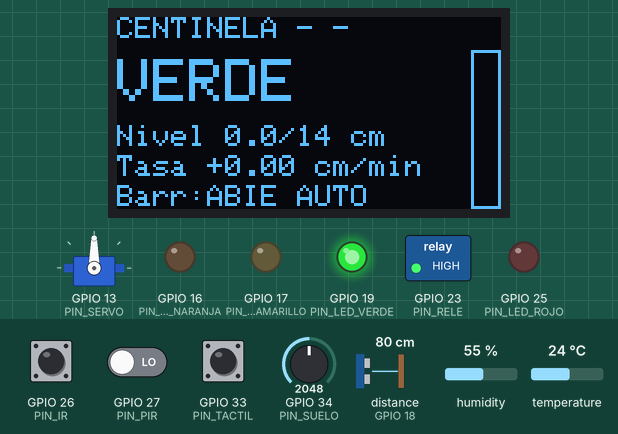
Recording of a program running on a simulated ESP32. Shown: servo, 128×64 one-colour display, switched loads named in the program (green lamp = pin HIGH), output pins drawn as LEDs (lit = HIGH). Wiring (from diagram.json): ultrasonic range finder: trigger GPIO 5; echo GPIO 18. Dashed ring = blinking. Inputs (shaded band) come from the test bench; at power-on: distance to the obstacle (sensor on GPIO 18) 80 cm, GPIO 26 (PIN_IR) HIGH, GPIO 27 (PIN_PIR) LOW, GPIO 33 (PIN_TACTIL) LOW, GPIO 34 (PIN_SUELO) = 2048, humidity 55 %, temperature 24 °C (analog values on the 0–4095 scale). The echo pulse lasts 58.3 µs per cm; WiFi joins after 1.5 s; servers stay silent unless stated; the local clock reads 2024-03-15 10:24:30 at power-on unless the program sets it; EEPROM starts erased; no MQTT or app messages arrive unless stated; not simulated (calls return 0 or success): secrets.example.h; names the files do not define were given values by the test bench: MQTT_PORT = 1883; pins used as bus, display or sensor lines are not drawn; what the program prints to the serial monitor is not drawn.

Above: at 1.2 s.
1.3 s: distance to the obstacle (sensor on GPIO 18) set to 24 cm
6.6 s: distance to the obstacle (sensor on GPIO 18) set to 20 cm
At 8.0 s:
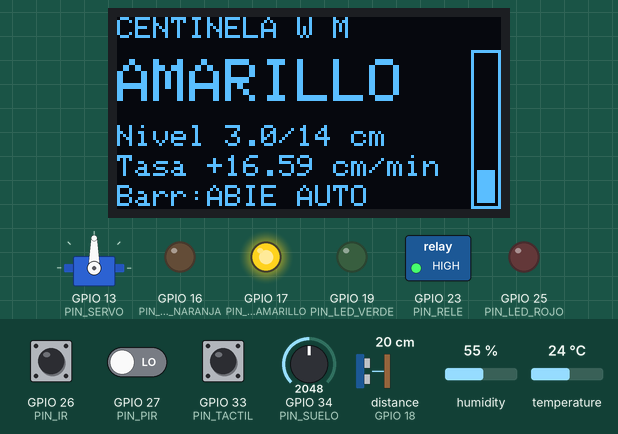
10.1 s: distance to the obstacle (sensor on GPIO 18) set to 16 cm
At 11.0 s:
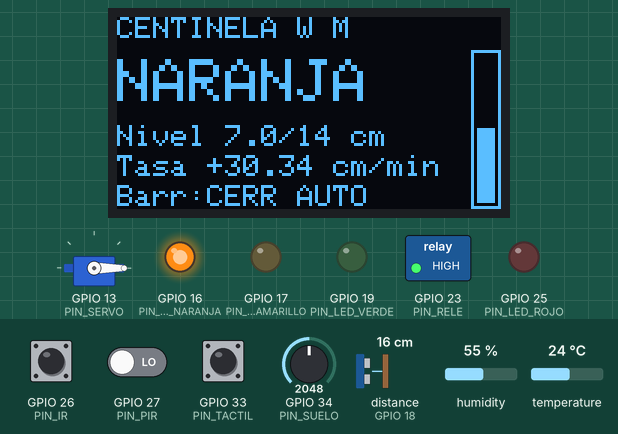
13.1 s: distance to the obstacle (sensor on GPIO 18) set to 13 cm
At 14.97 s:
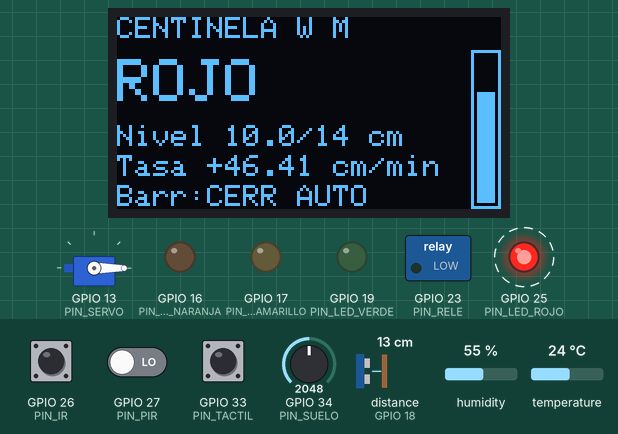
15.6 s: GPIO 26 (PIN_IR) driven LOW
At 17.82 s:
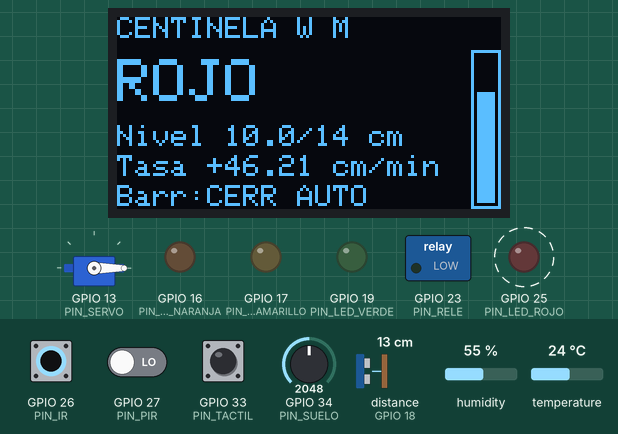
19.1 s: GPIO 27 (PIN_PIR) driven HIGH
At 25.4 s:
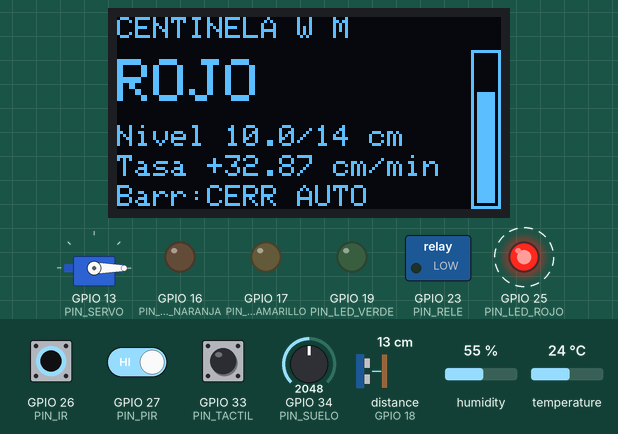
Timing chart, 0 to 44.7 s (numbered marks = the images above; inputs shaded):
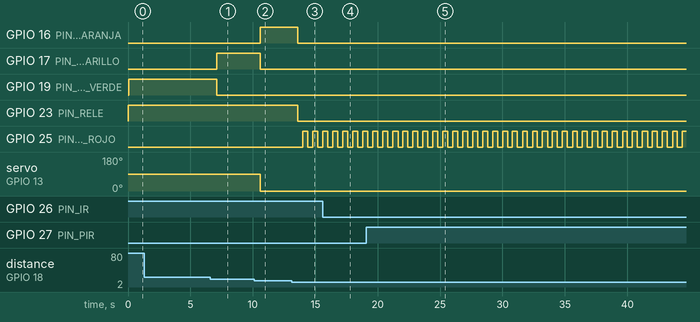

The program:

main.cpp
```cpp
// ─────────────────────────────────────────────────────────────────────────────
// Centinela Cravo Sur · estación de alerta temprana de crecientes
// ESP32 DevKit v1 · MQTT (TLS) · funciona sin internet (lógica local + respaldo)
// ─────────────────────────────────────────────────────────────────────────────
#include <Arduino.h>
#include <WiFi.h>
#include <WiFiClientSecure.h>
#include <PubSubClient.h>
#include <ArduinoJson.h>
#include <ArduinoOTA.h>
#include <Preferences.h>
#include <Wire.h>
#include <Adafruit_GFX.h>
#include <Adafruit_SSD1306.h>
#include <DHT.h>
#include <ESP32Servo.h>
#include <deque>
#include <time.h>

#include "config.h"
#if __has_include("secrets.h")
#include "secrets.h"
#else
#include "secrets.example.h"
#endif

#ifdef SIMULACION_WOKWI
#undef WIFI_SSID
#undef WIFI_PASSWORD
#define WIFI_SSID "Wokwi-GUEST"
#define WIFI_PASSWORD ""
#define TIPO_DHT DHT22
#else
#define TIPO_DHT DHT11
#endif

#ifndef USAR_JOYSTICK
#define USAR_JOYSTICK 0  // pon 1 si conectas el joystick (sin él, el ADC flota)
#endif

// ── Objetos ──────────────────────────────────────────────────────────────────
WiFiClientSecure red;
PubSubClient mqtt(red);
DHT dht(PIN_DHT, TIPO_DHT);
Adafruit_SSD1306 oled(128, 64, &Wire, -1);
Servo barreraServo;
Preferences prefs;

const char* TOPIC_TELEMETRIA = TOPIC_BASE "/telemetria";
const char* TOPIC_EVENTO     = TOPIC_BASE "/evento";
const char* TOPIC_ESTADO     = TOPIC_BASE "/estado";
const char* TOPIC_CMD        = TOPIC_BASE "/cmd";

// ── Estado ───────────────────────────────────────────────────────────────────
enum Riesgo : uint8_t { VERDE = 0, AMARILLO, NARANJA, ROJO };
const char* NOMBRE_RIESGO[] = {"verde", "amarillo", "naranja", "rojo"};

struct Umbrales { float amarillo, naranja, rojo; } umbrales;

float nivelCm = 0, distanciaCm = 0, tasaCmMin = 0;
float temperatura = NAN, humedad = NAN;
int sueloPct = 0, sueloRaw = 0;
bool pirActivo = false, irObstaculo = false;

Riesgo riesgo = VERDE;
unsigned long inicioBajadaMs = 0;
bool alertaReconocida = true;

bool modoManual = false;
bool barreraCerradaManual = false, sirenaManual = false;
bool barreraCerrada = false, sirenaEncendida = false;

bool oledOk = false, otaIniciado = false, horaOk = false;
uint8_t paginaOled = 0;

// Historial de nivel para la tasa de ascenso (ventana de 30 s, 1 muestra cada 500 ms)
const int VENTANA = 60;
float histNivel[VENTANA];
unsigned long histMs[VENTANA];
int histIdx = 0, histN = 0;

// Respaldo de mensajes mientras no hay conexión (store-and-forward)
struct Pendiente { bool esEvento; String payload; };
std::deque<Pendiente> pendientes;

// ── Utilidades ───────────────────────────────────────────────────────────────
uint32_t ahoraEpoch() {
  time_t t = time(nullptr);
  return t > 1700000000 ? (uint32_t)t : 0;  // 0 = sin hora (el backend usa la de llegada)
}

float leerDistanciaUnaVez() {
  digitalWrite(PIN_TRIG, LOW);  delayMicroseconds(3);
  digitalWrite(PIN_TRIG, HIGH); delayMicroseconds(10);
  digitalWrite(PIN_TRIG, LOW);
  unsigned long us = pulseIn(PIN_ECHO, HIGH, 25000);  // máx ~4 m
  if (us == 0) return -1;
  return us * 0.0343f / 2.0f;
}

// Mediana de 5 lecturas: descarta los picos típicos del HC-SR04 sobre agua
bool leerDistancia(float& salida) {
  float v[5]; int n = 0;
  for (int i = 0; i < 5; i++) {
    float d = leerDistanciaUnaVez();
    if (d > 1.5f && d < 400) v[n++] = d;
    delay(8);
  }
  if (n < 3) return false;
  for (int i = 0; i < n - 1; i++)
    for (int j = i + 1; j < n; j++)
      if (v[j] < v[i]) { float t = v[i]; v[i] = v[j]; v[j] = t; }
  salida = v[n / 2];
  return true;
}

// Pendiente por mínimos cuadrados sobre la ventana → cm/min
float calcularTasa() {
  if (histN < 10) return 0;
  double sx = 0, sy = 0, sxx = 0, sxy = 0;
  unsigned long t0 = histMs[(histIdx - histN + VENTANA) % VENTANA];
  for (int k = 0; k < histN; k++) {
    int i = (histIdx - histN + k + VENTANA) % VENTANA;
    double x = (histMs[i] - t0) / 60000.0;  // minutos
    double y = histNivel[i];
    sx += x; sy += y; sxx += x * x; sxy += x * y;
  }
  double den = histN * sxx - sx * sx;
  if (fabs(den) < 1e-9) return 0;
  return (float)((histN * sxy - sx * sy) / den);
}

Riesgo riesgoPara(float nivel, float tasa, int suelo) {
  Riesgo r = VERDE;
  if (nivel >= umbrales.rojo) r = ROJO;
  else if (nivel >= umbrales.naranja) r = NARANJA;
  else if (nivel >= umbrales.amarillo) r = AMARILLO;
  if (tasa >= TASA_RAPIDA_CM_MIN && r < ROJO) r = (Riesgo)(r + 1);  // sube rápido: un nivel más
  if (suelo >= SUELO_SATURADO_PCT && r == VERDE) r = AMARILLO;      // ribera saturada
  return r;
}

void ponerRele(bool on) {
  digitalWrite(PIN_RELE, (on == RELE_ACTIVO_EN_ALTO) ? HIGH : LOW);
}

// ── MQTT ─────────────────────────────────────────────────────────────────────
void encolar(bool esEvento, const String& payload) {
  if (pendientes.size() >= BUFFER_MAX) pendientes.pop_front();  // descarta lo más viejo
  pendientes.push_back({esEvento, payload});
}

void publicarEvento(const char* tipo, JsonDocument extra) {
  extra["tipo"] = tipo;
  extra["ts"] = ahoraEpoch();
  extra["riesgo"] = NOMBRE_RIESGO[riesgo];
  extra["nivel"] = roundf(nivelCm * 10) / 10;
  String s; serializeJson(extra, s);
  Serial.printf("[evento] %s\n", s.c_str());
  if (mqtt.connected() && pendientes.empty()) mqtt.publish(TOPIC_EVENTO, s.c_str());
  else encolar(true, s);  // los eventos nunca se pierden
}

String telemetriaJson() {
  JsonDocument d;
  d["ts"] = ahoraEpoch();
  d["nivel"] = roundf(nivelCm * 10) / 10;
  d["dist"] = roundf(distanciaCm * 10) / 10;
  d["tasa"] = roundf(tasaCmMin * 100) / 100;
  d["suelo"] = sueloPct;
  if (!isnan(temperatura)) d["temp"] = roundf(temperatura * 10) / 10;
  if (!isnan(humedad)) d["hum"] = roundf(humedad);
  d["riesgo"] = NOMBRE_RIESGO[riesgo];
  d["barrera"] = barreraCerrada ? "cerrada" : "abierta";
  d["sirena"] = sirenaEncendida;
  d["modo"] = modoManual ? "manual" : "auto";
  d["reconocida"] = alertaReconocida;
  d["pir"] = pirActivo;
  d["ir"] = irObstaculo;
  d["rssi"] = WiFi.RSSI();
  String s; serializeJson(d, s);
  return s;
}

void publicarEstado() {
  JsonDocument d;
  d["online"] = true;
  d["fw"] = FW_VERSION;
  d["ip"] = WiFi.localIP().toString();
  JsonObject u = d["umbrales"].to<JsonObject>();
  u["amarillo"] = umbrales.amarillo; u["naranja"] = umbrales.naranja; u["rojo"] = umbrales.rojo;
  d["desborde"] = NIVEL_DESBORDE_CM;
  String s; serializeJson(d, s);
  mqtt.publish(TOPIC_ESTADO, s.c_str(), true);  // retained
}

void reconocerAlerta(const char* origen) {
  if (alertaReconocida) return;
  alertaReconocida = true;
  JsonDocument e; e["origen"] = origen;
  publicarEvento("alerta_reconocida", e);
}

void alRecibirMqtt(char* topic, byte* payload, unsigned int len) {
  JsonDocument d;
  if (deserializeJson(d, payload, len)) return;
  const char* accion = d["accion"] | "";
  Serial.printf("[cmd] %s\n", accion);

  if (!strcmp(accion, "barrera")) {
    modoManual = true;
    barreraCerradaManual = !strcmp(d["valor"] | "", "cerrar");
    sirenaManual = sirenaEncendida;
  } else if (!strcmp(accion, "sirena")) {
    modoManual = true;
    sirenaManual = d["valor"] | false;
    barreraCerradaManual = barreraCerrada;
  } else if (!strcmp(accion, "modo")) {
    modoManual = !strcmp(d["valor"] | "auto", "manual");
    barreraCerradaManual = barreraCerrada; sirenaManual = sirenaEncendida;
  } else if (!strcmp(accion, "reconocer")) {
    reconocerAlerta("app");
    return;
  } else if (!strcmp(accion, "umbrales")) {
    float a = d["valor"]["amarillo"] | umbrales.amarillo;
    float n = d["valor"]["naranja"] | umbrales.naranja;
    float r = d["valor"]["rojo"] | umbrales.rojo;
    if (a > 0 && a < n && n < r && r <= ALTURA_SENSOR_CM) {
      umbrales = {a, n, r};
      prefs.putFloat("amarillo", a); prefs.putFloat("naranja", n); prefs.putFloat("rojo", r);
      publicarEstado();
    }
    return;
  } else {
    return;
  }
  JsonDocument e; e["accion"] = accion; e["modo"] = modoManual ? "manual" : "auto";
  publicarEvento("comando", e);
}

void gestionarConexion() {
  static unsigned long ultimoIntento = 0;
  if (WiFi.status() != WL_CONNECTED) return;

  if (!otaIniciado) {
    ArduinoOTA.setHostname("centinela-" ESTACION_ID);
    ArduinoOTA.setPassword(OTA_PASSWORD);
    ArduinoOTA.begin();
    otaIniciado = true;
  }
  if (!horaOk && ahoraEpoch()) horaOk = true;

  if (mqtt.connected()) return;
  if (millis() - ultimoIntento < 5000) return;
  ultimoIntento = millis();

  String id = String("centinela-" ESTACION_ID "-") + String((uint32_t)ESP.getEfuseMac(), HEX);
  Serial.print("[mqtt] conectando... ");
  // Last Will: si la estación se cae, el broker publica online:false (retained)
  if (mqtt.connect(id.c_str(), MQTT_USER, MQTT_PASSWORD, TOPIC_ESTADO, 1, true, "{\"online\":false}")) {
    Serial.println("ok");
    mqtt.subscribe(TOPIC_CMD, 1);
    publicarEstado();
  } else {
    Serial.printf("fallo (%d)\n", mqtt.state());
  }
}

void vaciarPendientes() {
  int enviados = 0;
  while (mqtt.connected() && !pendientes.empty() && enviados < 10) {
    Pendiente& p = pendientes.front();
    if (!mqtt.publish(p.esEvento ? TOPIC_EVENTO : TOPIC_TELEMETRIA, p.payload.c_str())) break;
    pendientes.pop_front();
    enviados++;
  }
}

// ── Pantalla ─────────────────────────────────────────────────────────────────
void dibujarOled() {
  if (!oledOk) return;
  oled.clearDisplay();
  oled.setTextColor(SSD1306_WHITE);
  oled.setTextSize(1);
  oled.setCursor(0, 0);
  oled.printf("CENTINELA %s %s", WiFi.isConnected() ? "W" : "-", mqtt.connected() ? "M" : "-");

  if (paginaOled == 0) {
    oled.setTextSize(2);
    oled.setCursor(0, 14);
    String r = NOMBRE_RIESGO[riesgo]; r.toUpperCase();
    oled.print(r);
    oled.setTextSize(1);
    oled.setCursor(0, 36);
    oled.printf("Nivel %.1f/%.0f cm", nivelCm, NIVEL_DESBORDE_CM);
    oled.setCursor(0, 46);
    oled.printf("Tasa %+.2f cm/min", tasaCmMin);
    oled.setCursor(0, 56);
    oled.printf("Barr:%s %s", barreraCerrada ? "CERR" : "ABIE", modoManual ? "MAN" : "AUTO");
    // barra de nivel a la derecha
    int alto = constrain((int)(nivelCm / NIVEL_DESBORDE_CM * 52), 0, 52);
    oled.drawRect(118, 11, 10, 53, SSD1306_WHITE);
    oled.fillRect(120, 62 - alto, 6, alto, SSD1306_WHITE);
  } else if (paginaOled == 1) {
    // Página de sensores: también sirve para calibrar (Dist y ADC del suelo)
    oled.setCursor(0, 12); oled.printf("Dist: %.1f cm", distanciaCm);
    oled.setCursor(0, 22); oled.printf("Temp: %.1fC Hum: %.0f%%", temperatura, humedad);
    oled.setCursor(0, 32); oled.printf("Suelo: %d%% (ADC %d)", sueloPct, sueloRaw);
    oled.setCursor(0, 42); oled.printf("PIR:%s  IR:%s", pirActivo ? "SI" : "no", irObstaculo ? "SI" : "no");
    oled.setCursor(0, 52); oled.printf("Toque corto: pagina");
  } else {
    oled.setCursor(0, 14); oled.printf("IP %s", WiFi.localIP().toString().c_str());
    oled.setCursor(0, 26); oled.printf("RSSI %d dBm", WiFi.RSSI());
    oled.setCursor(0, 38); oled.printf("Respaldo: %u msg", (unsigned)pendientes.size());
    oled.setCursor(0, 50); oled.printf("FW %s", FW_VERSION);
  }
  oled.display();
}

// ── Lógica principal ─────────────────────────────────────────────────────────
void actualizarNivel() {
  float d;
  if (!leerDistancia(d)) return;  // conserva el último valor válido
  distanciaCm = d;
  nivelCm = constrain(ALTURA_SENSOR_CM - d, 0.0f, ALTURA_SENSOR_CM);
  histNivel[histIdx] = nivelCm;
  histMs[histIdx] = millis();
  histIdx = (histIdx + 1) % VENTANA;
  if (histN < VENTANA) histN++;
  tasaCmMin = calcularTasa();
}

void actualizarSensores() {
  sueloRaw = analogRead(PIN_SUELO);
  sueloPct = constrain(map(sueloRaw, SUELO_ADC_SECO, SUELO_ADC_MOJADO, 0, 100), 0, 100);

  static unsigned long ultimoDht = 0;
  if (millis() - ultimoDht > PERIODO_DHT_MS) {
    ultimoDht = millis();
    float t = dht.readTemperature(), h = dht.readHumidity();
    if (!isnan(t)) temperatura = t;
    if (!isnan(h)) humedad = h;
  }
}

void evaluarRiesgo() {
  Riesgo objetivo = riesgoPara(nivelCm, tasaCmMin, sueloPct);
  Riesgo anterior = riesgo;

  if (objetivo > riesgo) {
    riesgo = objetivo;  // subir: inmediato
    inicioBajadaMs = 0;
  } else if (objetivo < riesgo) {
    // bajar: con histéresis (como si el agua estuviera 1 cm más alta) y sostenido 10 s
    Riesgo conMargen = riesgoPara(nivelCm + HISTERESIS_CM, tasaCmMin, sueloPct);
    if (conMargen < riesgo) {
      if (!inicioBajadaMs) inicioBajadaMs = millis();
      if (millis() - inicioBajadaMs > TIEMPO_BAJADA_MS) { riesgo = conMargen; inicioBajadaMs = 0; }
    } else {
      inicioBajadaMs = 0;
    }
  } else {
    inicioBajadaMs = 0;
  }

  if (riesgo != anterior) {
    if (riesgo > anterior && riesgo >= NARANJA) alertaReconocida = false;  // nueva alerta
    if (riesgo < NARANJA) alertaReconocida = true;
    JsonDocument e;
    e["de"] = NOMBRE_RIESGO[anterior];
    e["a"] = NOMBRE_RIESGO[riesgo];
    e["tasa"] = roundf(tasaCmMin * 100) / 100;
    e["suelo"] = sueloPct;
    publicarEvento("cambio_riesgo", e);
  }
}

void aplicarActuadores() {
  bool cerrar = modoManual ? barreraCerradaManual : (riesgo >= NARANJA);
  bool sirena = modoManual ? sirenaManual : (riesgo == ROJO && !alertaReconocida);

  if (cerrar != barreraCerrada) {
    barreraCerrada = cerrar;
    barreraServo.write(cerrar ? SERVO_CERRADA : SERVO_ABIERTA);
  }
  if (sirena != sirenaEncendida) {
    sirenaEncendida = sirena;
    ponerRele(sirena);
  }

  bool parpadeo = (millis() / 400) % 2;
  digitalWrite(PIN_LED_VERDE,    riesgo == VERDE);
  digitalWrite(PIN_LED_AMARILLO, riesgo == AMARILLO);
  digitalWrite(PIN_LED_NARANJA,  riesgo == NARANJA);
  digitalWrite(PIN_LED_ROJO,     riesgo == ROJO && (alertaReconocida || parpadeo));
}

void revisarEntradas() {
  static unsigned long ultimoPir = 0, ultimoIr = 0, inicioToque = 0;
  static bool emergenciaEnviada = false;

  bool pir = digitalRead(PIN_PIR) == HIGH;
  if (pir && !pirActivo && riesgo >= NARANJA && millis() - ultimoPir > ANTIRREBOTE_EVENTO_MS) {
    ultimoPir = millis();
    JsonDocument e; publicarEvento("persona_zona", e);
  }
  pirActivo = pir;

  bool ir = digitalRead(PIN_IR) == LOW;
  if (ir && !irObstaculo && barreraCerrada && millis() - ultimoIr > ANTIRREBOTE_EVENTO_MS) {
    ultimoIr = millis();
    JsonDocument e; publicarEvento("vehiculo_barrera", e);
  }
  irObstaculo = ir;

  // Táctil: toque corto = silenciar/reconocer o cambiar pantalla; mantener 2 s = emergencia
  bool toque = digitalRead(PIN_TACTIL) == HIGH;
  if (toque && !inicioToque) { inicioToque = millis(); emergenciaEnviada = false; }
  if (toque && inicioToque && !emergenciaEnviada && millis() - inicioToque > TACTIL_LARGO_MS) {
    emergenciaEnviada = true;
    JsonDocument e; e["origen"] = "tactil"; publicarEvento("boton_emergencia", e);
  }
  if (!toque && inicioToque) {
    if (!emergenciaEnviada) {
      if (!alertaReconocida) reconocerAlerta("tactil");
      else paginaOled = (paginaOled + 1) % 3;
    }
    inicioToque = 0;
  }

#if USAR_JOYSTICK
  static unsigned long ultimoJoy = 0;
  int x = analogRead(PIN_JOY_X);
  if (millis() - ultimoJoy > 400 && (x < 600 || x > 3500)) {
    ultimoJoy = millis();
    paginaOled = (paginaOled + (x > 3500 ? 1 : 2)) % 3;
  }
#endif
}

// ── Arduino ──────────────────────────────────────────────────────────────────
void setup() {
  Serial.begin(115200);
  Serial.println("\nCentinela Cravo Sur " FW_VERSION);

  pinMode(PIN_TRIG, OUTPUT);
  pinMode(PIN_ECHO, INPUT);
  pinMode(PIN_PIR, INPUT);
  pinMode(PIN_IR, INPUT_PULLUP);
  pinMode(PIN_TACTIL, INPUT_PULLDOWN);
  pinMode(PIN_RELE, OUTPUT);
  ponerRele(false);
  for (int p : {PIN_LED_VERDE, PIN_LED_AMARILLO, PIN_LED_NARANJA, PIN_LED_ROJO}) pinMode(p, OUTPUT);
#if USAR_JOYSTICK
  pinMode(PIN_JOY_SW, INPUT_PULLUP);
#endif
  analogReadResolution(12);
  analogSetPinAttenuation(PIN_SUELO, ADC_11db);

  prefs.begin("centinela", false);
  umbrales.amarillo = prefs.getFloat("amarillo", UMBRAL_AMARILLO_CM);
  umbrales.naranja  = prefs.getFloat("naranja", UMBRAL_NARANJA_CM);
  umbrales.rojo     = prefs.getFloat("rojo", UMBRAL_ROJO_CM);

  ESP32PWM::allocateTimer(0);
  barreraServo.setPeriodHertz(50);
  barreraServo.attach(PIN_SERVO, 500, 2400);
  barreraServo.write(SERVO_ABIERTA);

  dht.begin();
  oledOk = oled.begin(SSD1306_SWITCHCAPVCC, 0x3C);
  if (oledOk) { oled.clearDisplay(); oled.setTextColor(SSD1306_WHITE); oled.setCursor(0, 0); oled.print("Centinela iniciando..."); oled.display(); }

  WiFi.mode(WIFI_STA);
  WiFi.setAutoReconnect(true);
  WiFi.begin(WIFI_SSID, WIFI_PASSWORD);
  configTime(0, 0, "pool.ntp.org", "time.google.com");  // UTC; el backend convierte a hora de Colombia

  red.setInsecure();  // TLS cifrado sin validar certificado (suficiente para la maqueta)
  mqtt.setServer(MQTT_HOST, MQTT_PORT);
  mqtt.setCallback(alRecibirMqtt);
  mqtt.setBufferSize(1024);
  mqtt.setKeepAlive(10);  // el broker detecta la caída en ~15 s (Last Will)

  JsonDocument e; e["fw"] = FW_VERSION; publicarEvento("arranque", e);
}

void loop() {
  static unsigned long tNivel = 0, tTelemetria = 0, tBuffer = 0, tOled = 0;
  unsigned long ahora = millis();

  if (ahora - tNivel >= PERIODO_NIVEL_MS) {
    tNivel = ahora;
    actualizarNivel();
    actualizarSensores();
    evaluarRiesgo();  // la seguridad no depende de internet
  }
  revisarEntradas();
  aplicarActuadores();

  gestionarConexion();
  if (mqtt.connected()) {
    mqtt.loop();
    vaciarPendientes();
    if (ahora - tTelemetria >= PERIODO_TELEMETRIA_MS) {
      tTelemetria = ahora;
      if (pendientes.empty()) mqtt.publish(TOPIC_TELEMETRIA, telemetriaJson().c_str());
    }
  } else if (ahora - tBuffer >= PERIODO_BUFFER_MS) {
    tBuffer = ahora;
    encolar(false, telemetriaJson());  // respaldo mientras no hay conexión
  }
  if (otaIniciado) ArduinoOTA.handle();

  if (ahora - tOled >= 250) { tOled = ahora; dibujarOled(); }
}
```

secrets.example.h
```cpp
// Copia este archivo como secrets.h y completa tus datos. secrets.h NO se sube al repo.
#pragma once

#define WIFI_SSID      "TuRedWiFi"
#define WIFI_PASSWORD  "TuClaveWiFi"

// HiveMQ Cloud → Cluster → Access Management (crea un usuario solo para el ESP32)
#define MQTT_HOST      "xxxxxxxxxxxxxxxx.s1.eu.hivemq.cloud"
#define MQTT_PORT      8883
#define MQTT_USER      "centinela-esp32"
#define MQTT_PASSWORD  "cambia-esta-clave"

// Clave para actualizar el firmware por WiFi (ArduinoOTA)
#define OTA_PASSWORD   "centinela-ota"
```

Source omitted: config.h (2869 bytes)

Measured:
- the behaviour switches between 23 and 22 cm on distance to the obstacle (sensor on GPIO 18) (found by bisection; images 0 and 1)
- the behaviour switches between 18 and 17 cm on distance to the obstacle (sensor on GPIO 18) (found by bisection; images 1 and 2)
- the behaviour switches between 15 and 14 cm on distance to the obstacle (sensor on GPIO 18) (found by bisection; images 2 and 3)
- after the input at 6.6 s, GPIO 17 (PIN_LED_AMARILLO): LOW → HIGH after 0.51 s; GPIO 19 (PIN_LED_VERDE): HIGH → LOW after 0.51 s; the display: first changes after 0.54 s (image 1 shows a later state)
- after the input at 10.1 s, GPIO 16 (PIN_LED_NARANJA): LOW → HIGH after 0.51 s; GPIO 17 (PIN_LED_AMARILLO): HIGH → LOW after 0.51 s; servo on GPIO 13 (PIN_SERVO): 90° → 0° after 0.51 s; the display: first differs from a run without the input after 0.54 s (image 2)
- after the input at 13.1 s, GPIO 16 (PIN_LED_NARANJA), GPIO 23 (PIN_RELE): HIGH → LOW after 0.51 s; GPIO 25 (PIN_LED_ROJO): alternates HIGH for 0.40 s and LOW for 0.39 s, starting after 0.90 s; the display: first differs from a run without the input after 0.56 s (image 3 shows a later state)
- what the display in image 1 shows lasts 0.6 s, from 7.6 s to 8.2 s
